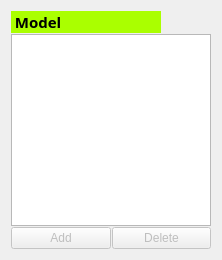
     <widget class="QWidget" name="layoutWidget">
      <layout class="QVBoxLayout" name="_2" stretch="0,0,0">
       <property name="spacing">
        <number>1</number>
       </property>
       <property name="sizeConstraint">
        <enum>QLayout::SetMinAndMaxSize</enum>
       </property>
       <item>
        <widget class="QLabel" name="label_3">
         <property name="maximumSize">
          <size>
           <width>150</width>
           <height>16777215</height>
          </size>
         </property>
         <property name="palette">
          <palette>
           <active>
            <colorrole role="WindowText">
             <brush brushstyle="SolidPattern">
              <color alpha="255">
               <red>0</red>
               <green>0</green>
               <blue>0</blue>
              </color>
             </brush>
            </colorrole>
            <colorrole role="Button">
             <brush brushstyle="SolidPattern">
              <color alpha="255">
               <red>170</red>
               <green>255</green>
               <blue>0</blue>
              </color>
             </brush>
            </colorrole>
            <colorrole role="Light">
             <brush brushstyle="SolidPattern">
              <color alpha="255">
               <red>213</red>
               <green>255</green>
               <blue>127</blue>
              </color>
             </brush>
            </colorrole>
            <colorrole role="Midlight">
             <brush brushstyle="SolidPattern">
              <color alpha="255">
               <red>191</red>
               <green>255</green>
               <blue>63</blue>
              </color>
             </brush>
            </colorrole>
            <colorrole role="Dark">
             <brush brushstyle="SolidPattern">
              <color alpha="255">
               <red>85</red>
               <green>127</green>
               <blue>0</blue>
              </color>
             </brush>
            </colorrole>
            <colorrole role="Mid">
             <brush brushstyle="SolidPattern">
              <color alpha="255">
               <red>113</red>
               <green>170</green>
               <blue>0</blue>
              </color>
             </brush>
            </colorrole>
            <colorrole role="Text">
             <brush brushstyle="SolidPattern">
              <color alpha="255">
               <red>0</red>
               <green>0</green>
               <blue>0</blue>
              </color>
             </brush>
            </colorrole>
            <colorrole role="BrightText">
             <brush brushstyle="SolidPattern">
              <color alpha="255">
               <red>255</red>
               <green>255</green>
               <blue>255</blue>
              </color>
             </brush>
            </colorrole>
            <colorrole role="ButtonText">
             <brush brushstyle="SolidPattern">
              <color alpha="255">
               <red>0</red>
               <green>0</green>
               <blue>0</blue>
              </color>
             </brush>
            </colorrole>
            <colorrole role="Base">
             <brush brushstyle="SolidPattern">
              <color alpha="255">
               <red>255</red>
               <green>255</green>
               <blue>255</blue>
              </color>
             </brush>
            </colorrole>
            <colorrole role="Window">
             <brush brushstyle="SolidPattern">
              <color alpha="255">
               <red>170</red>
               <green>255</green>
               <blue>0</blue>
              </color>
             </brush>
            </colorrole>
            <colorrole role="Shadow">
             <brush brushstyle="SolidPattern">
              <color alpha="255">
               <red>0</red>
               <green>0</green>
               <blue>0</blue>
              </color>
             </brush>
            </colorrole>
            <colorrole role="AlternateBase">
             <brush brushstyle="SolidPattern">
              <color alpha="255">
               <red>212</red>
               <green>255</green>
               <blue>127</blue>
              </color>
             </brush>
            </colorrole>
            <colorrole role="ToolTipBase">
             <brush brushstyle="SolidPattern">
              <color alpha="255">
               <red>255</red>
               <green>255</green>
               <blue>220</blue>
              </color>
             </brush>
            </colorrole>
            <colorrole role="ToolTipText">
             <brush brushstyle="SolidPattern">
              <color alpha="255">
               <red>0</red>
               <green>0</green>
               <blue>0</blue>
              </color>
             </brush>
            </colorrole>
           </active>
           <inactive>
            <colorrole role="WindowText">
             <brush brushstyle="SolidPattern">
              <color alpha="255">
               <red>0</red>
               <green>0</green>
               <blue>0</blue>
              </color>
             </brush>
            </colorrole>
            <colorrole role="Button">
             <brush brushstyle="SolidPattern">
              <color alpha="255">
               <red>170</red>
               <green>255</green>
               <blue>0</blue>
              </color>
             </brush>
            </colorrole>
            <colorrole role="Light">
             <brush brushstyle="SolidPattern">
              <color alpha="255">
               <red>213</red>
               <green>255</green>
               <blue>127</blue>
              </color>
             </brush>
            </colorrole>
            <colorrole role="Midlight">
             <brush brushstyle="SolidPattern">
              <color alpha="255">
               <red>191</red>
               <green>255</green>
               <blue>63</blue>
              </color>
             </brush>
            </colorrole>
            <colorrole role="Dark">
             <brush brushstyle="SolidPattern">
              <color alpha="255">
               <red>85</red>
               <green>127</green>
               <blue>0</blue>
              </color>
             </brush>
            </colorrole>
            <colorrole role="Mid">
             <brush brushstyle="SolidPattern">
              <color alpha="255">
               <red>113</red>
               <green>170</green>
               <blue>0</blue>
              </color>
             </brush>
            </colorrole>
            <colorrole role="Text">
             <brush brushstyle="SolidPattern">
              <color alpha="255">
               <red>0</red>
               <green>0</green>
               <blue>0</blue>
              </color>
             </brush>
            </colorrole>
            <colorrole role="BrightText">
             <brush brushstyle="SolidPattern">
              <color alpha="255">
               <red>255</red>
               <green>255</green>
               <blue>255</blue>
              </color>
             </brush>
            </colorrole>
            <colorrole role="ButtonText">
             <brush brushstyle="SolidPattern">
              <color alpha="255">
               <red>0</red>
               <green>0</green>
               <blue>0</blue>
              </color>
             </brush>
            </colorrole>
            <colorrole role="Base">
             <brush brushstyle="SolidPattern">
              <color alpha="255">
               <red>255</red>
               <green>255</green>
               <blue>255</blue>
              </color>
             </brush>
            </colorrole>
            <colorrole role="Window">
             <brush brushstyle="SolidPattern">
              <color alpha="255">
               <red>170</red>
               <green>255</green>
               <blue>0</blue>
              </color>
             </brush>
            </colorrole>
            <colorrole role="Shadow">
             <brush brushstyle="SolidPattern">
              <color alpha="255">
               <red>0</red>
               <green>0</green>
               <blue>0</blue>
              </color>
             </brush>
            </colorrole>
            <colorrole role="AlternateBase">
             <brush brushstyle="SolidPattern">
              <color alpha="255">
               <red>212</red>
               <green>255</green>
               <blue>127</blue>
              </color>
             </brush>
            </colorrole>
            <colorrole role="ToolTipBase">
             <brush brushstyle="SolidPattern">
              <color alpha="255">
               <red>255</red>
               <green>255</green>
               <blue>220</blue>
              </color>
             </brush>
            </colorrole>
            <colorrole role="ToolTipText">
             <brush brushstyle="SolidPattern">
              <color alpha="255">
               <red>0</red>
               <green>0</green>
               <blue>0</blue>
              </color>
             </brush>
            </colorrole>
           </inactive>
           <disabled>
            <colorrole role="WindowText">
             <brush brushstyle="SolidPattern">
              <color alpha="255">
               <red>85</red>
               <green>127</green>
               <blue>0</blue>
              </color>
             </brush>
            </colorrole>
            <colorrole role="Button">
             <brush brushstyle="SolidPattern">
              <color alpha="255">
               <red>170</red>
               <green>255</green>
               <blue>0</blue>
              </color>
             </brush>
            </colorrole>
            <colorrole role="Light">
             <brush brushstyle="SolidPattern">
              <color alpha="255">
               <red>213</red>
               <green>255</green>
               <blue>127</blue>
              </color>
             </brush>
            </colorrole>
            <colorrole role="Midlight">
             <brush brushstyle="SolidPattern">
              <color alpha="255">
               <red>191</red>
               <green>255</green>
               <blue>63</blue>
              </color>
             </brush>
            </colorrole>
            <colorrole role="Dark">
             <brush brushstyle="SolidPattern">
              <color alpha="255">
               <red>85</red>
               <green>127</green>
               <blue>0</blue>
              </color>
             </brush>
            </colorrole>
            <colorrole role="Mid">
             <brush brushstyle="SolidPattern">
              <color alpha="255">
               <red>113</red>
               <green>170</green>
               <blue>0</blue>
              </color>
             </brush>
            </colorrole>
            <colorrole role="Text">
             <brush brushstyle="SolidPattern">
              <color alpha="255">
               <red>85</red>
               <green>127</green>
               <blue>0</blue>
              </color>
             </brush>
            </colorrole>
            <colorrole role="BrightText">
             <brush brushstyle="SolidPattern">
              <color alpha="255">
               <red>255</red>
               <green>255</green>
               <blue>255</blue>
              </color>
             </brush>
            </colorrole>
            <colorrole role="ButtonText">
             <brush brushstyle="SolidPattern">
              <color alpha="255">
               <red>85</red>
               <green>127</green>
               <blue>0</blue>
              </color>
             </brush>
            </colorrole>
            <colorrole role="Base">
             <brush brushstyle="SolidPattern">
              <color alpha="255">
               <red>170</red>
               <green>255</green>
               <blue>0</blue>
              </color>
             </brush>
            </colorrole>
            <colorrole role="Window">
             <brush brushstyle="SolidPattern">
              <color alpha="255">
               <red>170</red>
               <green>255</green>
               <blue>0</blue>
              </color>
             </brush>
            </colorrole>
            <colorrole role="Shadow">
             <brush brushstyle="SolidPattern">
              <color alpha="255">
               <red>0</red>
               <green>0</green>
               <blue>0</blue>
              </color>
             </brush>
            </colorrole>
            <colorrole role="AlternateBase">
             <brush brushstyle="SolidPattern">
              <color alpha="255">
               <red>170</red>
               <green>255</green>
               <blue>0</blue>
              </color>
             </brush>
            </colorrole>
            <colorrole role="ToolTipBase">
             <brush brushstyle="SolidPattern">
              <color alpha="255">
               <red>255</red>
               <green>255</green>
               <blue>220</blue>
              </color>
             </brush>
            </colorrole>
            <colorrole role="ToolTipText">
             <brush brushstyle="SolidPattern">
              <color alpha="255">
               <red>0</red>
               <green>0</green>
               <blue>0</blue>
              </color>
             </brush>
            </colorrole>
           </disabled>
          </palette>
         </property>
         <property name="font">
          <font>
           <family>Segoe Print</family>
           <pointsize>11</pointsize>
           <weight>75</weight>
           <italic>false</italic>
           <bold>true</bold>
           <underline>false</underline>
           <stylestrategy>PreferDefault</stylestrategy>
           <kerning>true</kerning>
          </font>
         </property>
         <property name="autoFillBackground">
          <bool>true</bool>
         </property>
         <property name="text">
          <string> Model</string>
         </property>
        </widget>
       </item>
       <item>
        <widget class="QListView" name="lView_Model">
         <property name="maximumSize">
          <size>
           <width>200</width>
           <height>16777213</height>
          </size>
         </property>
        </widget>
       </item>
       <item>
        <layout class="QHBoxLayout" name="horizontalLayout_4">
         <property name="sizeConstraint">
          <enum>QLayout::SetFixedSize</enum>
         </property>
         <item>
          <widget class="QPushButton" name="btn_add_model">
           <property name="enabled">
            <bool>false</bool>
           </property>
           <property name="maximumSize">
            <size>
             <width>100</width>
             <height>16777215</height>
            </size>
           </property>
           <property name="text">
            <string>Add</string>
           </property>
          </widget>
         </item>
         <item>
          <widget class="QPushButton" name="btn_delete_model">
           <property name="enabled">
            <bool>false</bool>
           </property>
           <property name="maximumSize">
            <size>
             <width>100</width>
             <height>16777215</height>
            </size>
           </property>
           <property name="text">
            <string>Delete</string>
           </property>
          </widget>
         </item>
        </layout>
       </item>
      </layout>
     </widget>
